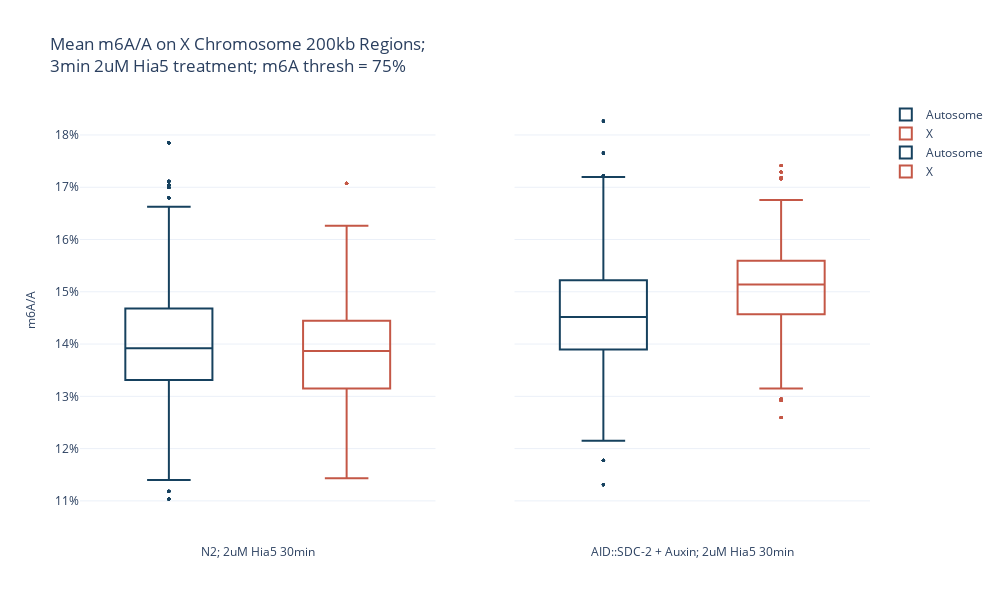

Here is the notebook cell this chart was saved with:
### Code cell
# Plot average m6A/A across the chromosome for each condition


# list of samples to consider
considered_samples = [0,1]

# Plot title
#plot_title = "AID::SDC-2 + Auxin; 2uM Hia5 Timecourse; m6A thresh = 75%"
plot_title = "Mean m6A/A on X Chromosome 200kb Regions;<br>3min 2uM Hia5 treatment; m6A thresh = 75%"

# Plot the boxplot
marker_colors =["#c45746","#16415e"]

plotly_conditions = conditions
#plotly_conditions = ["N2<br>No-Met","N2<br>3-min","N2<br>10-min","N2<br>30-min", "N2<br>120-min",
#"#021+Aux<br>No-Met","#021+Aux<br>3-min","#021+Aux<br>10-min","#021+Aux<br>30-min", "#021+Aux<br>120-min"]

fig = make_subplots(rows=1, cols=len(considered_samples),
                y_title = "m6A/A",
                shared_yaxes=True,
                subplot_titles=(list( plotly_conditions[i] for i in considered_samples )))

plot_iter=0
print("weighted_combined_regions ",weighted_combined_regions)
for i in considered_samples:
    tube_df = weighted_combined_regions.loc[weighted_combined_regions['condition']==conditions[i]]
    chr_type = "Autosome"
    df_plot=tube_df.loc[tube_df['chr_type']==chr_type]
    #df_plot=tube_df.sample(frac=17/100,replace=False,random_state=1)
    trace0 = go.Box(x=df_plot['condition']+" ", y=df_plot['m6A_frac'], #+ " " makes box plots not overlap
                         name=chr_type, marker_color =marker_colors[1],)
    chr_type = "X"
    df_plot=tube_df.loc[tube_df['chr_type']==chr_type]
    trace1 = go.Box(x=df_plot['condition'], y=df_plot['m6A_frac'],
                         name=chr_type, marker_color=marker_colors[0])#, #add scatter points
                            #boxpoints='all', jitter=0.4, pointpos=0) #jitter for SDC-2 degron and N2 only for 3min
    plot_iter += 1
    fig.append_trace(trace0, row = 1, col = plot_iter)
    fig.append_trace(trace1, row = 1, col = plot_iter)
    
# remove boxplot fill color
fig.update_traces(fillcolor='rgba(0,0,0,0)')
fig['layout'].update(height = 600,width = 1000)
fig.update_layout(template="plotly_white",title=plot_title)
fig.update_xaxes(showticklabels=False)
fig.update_annotations(font_size=12)
fig.update_traces(marker=dict(size=3))
'''fig = add_p_value_annotation(fig, [[0,1]], 1, _format=dict(interline=0.07, text_height=1.07, color='black'))
fig = add_p_value_annotation(fig, [[0,1]], 2, _format=dict(interline=0.07, text_height=1.07, color='black'))
fig = add_p_value_annotation(fig, [[0,1]], 3, _format=dict(interline=0.07, text_height=1.07, color='black'))
fig = add_p_value_annotation(fig, [[0,1]], 4, _format=dict(interline=0.07, text_height=1.07, color='black'))
fig = add_p_value_annotation(fig, [[0,1]], 5, _format=dict(interline=0.07, text_height=1.07, color='black'))'''
#fig.update_layout(boxmode='group', xaxis_tickangle=0)

for i in range(0,len([0,1])):
    fig.layout.annotations[i].update(y=-0.1)
fig.update_yaxes(tickformat="1%")
fig.show()
#Export plotly figure to .svg
fig.write_image(output_stem + "combined_regions_"  + str(m6A_thresh) +".svg")

### Figure 1 — Plotly figure (JSON) as saved in the notebook; plotly's stock layout.template omitted (floating-point values rounded to 4 significant figures; data arrays with more than 128 entries replaced by an {"elided": "..."} marker saying what was removed)
{"data": [{"fillcolor": "rgba(0,0,0,0)", "marker": {"color": "#16415e", "size": 3}, "name": "Autosome", "type": "box", "x": {"elided": "8604 str values"}, "xaxis": "x", "y": {"elided": "8604 float values"}, "yaxis": "y"}, {"fillcolor": "rgba(0,0,0,0)", "marker": {"color": "#c45746", "size": 3}, "name": "X", "type": "box", "x": {"elided": "1892 str values"}, "xaxis": "x", "y": {"elided": "1892 float values"}, "yaxis": "y"}, {"fillcolor": "rgba(0,0,0,0)", "marker": {"color": "#16415e", "size": 3}, "name": "Autosome", "type": "box", "x": {"elided": "7440 str values"}, "xaxis": "x2", "y": {"elided": "7440 float values"}, "yaxis": "y2"}, {"fillcolor": "rgba(0,0,0,0)", "marker": {"color": "#c45746", "size": 3}, "name": "X", "type": "box", "x": {"elided": "1649 str values"}, "xaxis": "x2", "y": {"elided": "1649 float values"}, "yaxis": "y2"}], "layout": {"annotations": [{"font": {"size": 12}, "showarrow": false, "text": "N2; 2uM Hia5 30min", "x": 0.225, "xanchor": "center", "xref": "paper", "y": -0.1, "yanchor": "bottom", "yref": "paper"}, {"font": {"size": 12}, "showarrow": false, "text": "AID::SDC-2 + Auxin; 2uM Hia5 30min", "x": 0.775, "xanchor": "center", "xref": "paper", "y": -0.1, "yanchor": "bottom", "yref": "paper"}, {"font": {"size": 12}, "showarrow": false, "text": "m6A/A", "textangle": -90, "x": 0, "xanchor": "right", "xref": "paper", "xshift": -40, "y": 0.5, "yanchor": "middle", "yref": "paper"}], "height": 600, "title": {"text": "Mean m6A/A on X Chromosome 200kb Regions;<br>3min 2uM Hia5 treatment; m6A thresh = 75%"}, "width": 1000, "xaxis": {"anchor": "y", "domain": [0, 0.45], "showticklabels": false}, "xaxis2": {"anchor": "y2", "domain": [0.55, 1], "showticklabels": false}, "yaxis": {"anchor": "x", "domain": [0, 1], "tickformat": "1%"}, "yaxis2": {"anchor": "x2", "domain": [0, 1], "matches": "y", "showticklabels": false, "tickformat": "1%"}}}
